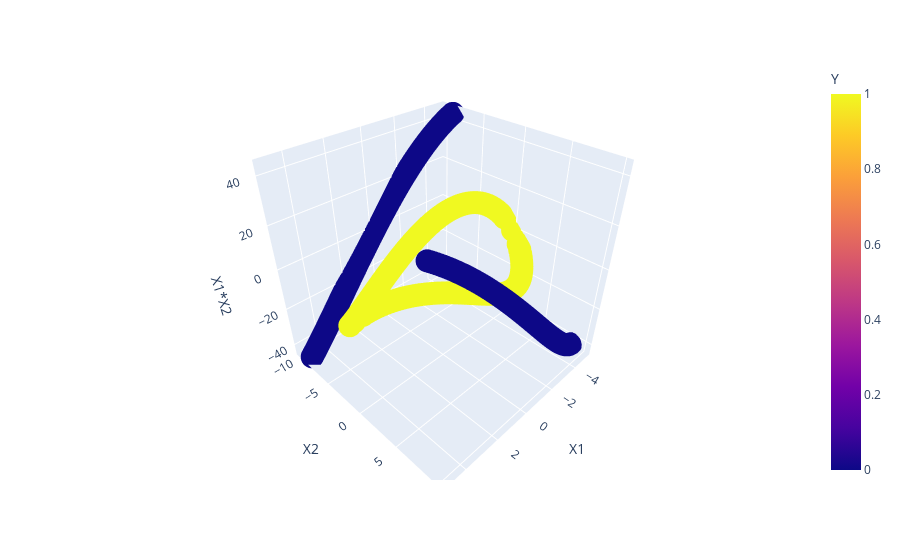

The notebook cell this image was saved under:
### Code cell
import plotly.express  as px
fig = px.scatter_3d(df,x = 'X1',y = 'X2',z = 'X1*X2',color='Y')
fig.show()

### Figure 1 — Plotly figure (JSON) as saved in the notebook; plotly's stock layout.template omitted (floating-point values rounded to 4 significant figures; data arrays with more than 128 entries replaced by an {"elided": "..."} marker saying what was removed)
{"data": [{"hovertemplate": "X1=%{x}<br>X2=%{y}<br>X1*X2=%{z}<br>Y=%{marker.color}<extra></extra>", "legendgroup": "", "marker": {"color": {"elided": "400 int values"}, "coloraxis": "coloraxis", "symbol": "circle"}, "mode": "markers", "name": "", "scene": "scene", "showlegend": false, "type": "scatter3d", "x": {"elided": "400 float values"}, "y": {"elided": "400 float values"}, "z": {"elided": "400 float values"}}], "layout": {"coloraxis": {"colorbar": {"title": {"text": "Y"}}, "colorscale": [[0, "#0d0887"], [0.1111, "#46039f"], [0.2222, "#7201a8"], [0.3333, "#9c179e"], [0.4444, "#bd3786"], [0.5556, "#d8576b"], [0.6667, "#ed7953"], [0.7778, "#fb9f3a"], [0.8889, "#fdca26"], [1, "#f0f921"]]}, "legend": {"tracegroupgap": 0}, "margin": {"t": 60}, "scene": {"domain": {"x": [0, 1], "y": [0, 1]}, "xaxis": {"title": {"text": "X1"}}, "yaxis": {"title": {"text": "X2"}}, "zaxis": {"title": {"text": "X1*X2"}}}}}
